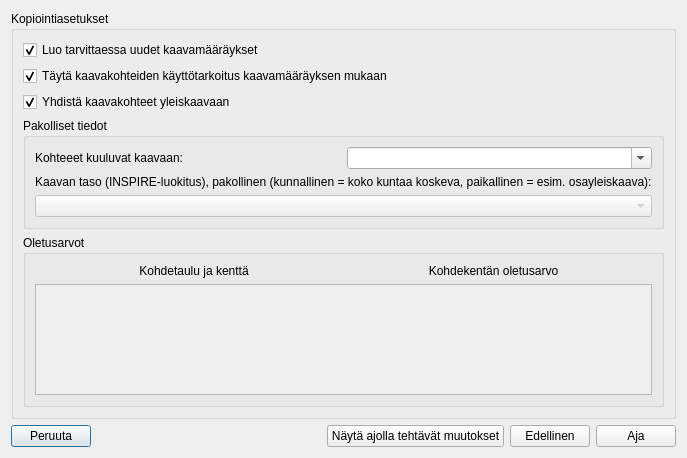
<?xml version="1.0" encoding="UTF-8"?>
<ui version="4.0">
 <class>DialogCopySettings</class>
 <widget class="QDialog" name="DialogCopySettings">
  <property name="geometry">
   <rect>
    <x>0</x>
    <y>0</y>
    <width>467</width>
    <height>458</height>
   </rect>
  </property>
  <property name="windowTitle">
   <string>Kopioi lähdeaineistoa tietokantaan (vaihe 3/3)</string>
  </property>
  <layout class="QVBoxLayout" name="verticalLayout">
   <item>
    <widget class="QGroupBox" name="groupBox">
     <property name="title">
      <string>Kopiointiasetukset</string>
     </property>
     <layout class="QVBoxLayout" name="verticalLayout_2">
      <item>
       <widget class="QCheckBox" name="checkBoxCreateRegulations">
        <property name="text">
         <string>Luo tarvittaessa uudet kaavamääräykset</string>
        </property>
        <property name="checked">
         <bool>true</bool>
        </property>
       </widget>
      </item>
      <item>
       <widget class="QCheckBox" name="checkBoxFillLandUseClassificationWithRegulation">
        <property name="text">
         <string>Täytä kaavakohteiden käyttötarkoitus kaavamääräyksen mukaan</string>
        </property>
        <property name="checked">
         <bool>true</bool>
        </property>
       </widget>
      </item>
      <item>
       <widget class="QCheckBox" name="checkBoxLinkToSpatialPlan">
        <property name="text">
         <string>Yhdistä kaavakohteet yleiskaavaan</string>
        </property>
        <property name="checked">
         <bool>true</bool>
        </property>
       </widget>
      </item>
      <item>
       <widget class="QGroupBox" name="groupBox_2">
        <property name="enabled">
         <bool>true</bool>
        </property>
        <property name="title">
         <string>Pakolliset tiedot</string>
        </property>
        <layout class="QGridLayout" name="gridLayout">
         <item row="0" column="0">
          <widget class="QLabel" name="label">
           <property name="text">
            <string>Kohteeet kuuluvat kaavaan:</string>
           </property>
          </widget>
         </item>
         <item row="0" column="1">
          <widget class="QComboBox" name="comboBoxSpatialPlanName">
           <property name="enabled">
            <bool>true</bool>
           </property>
           <property name="editable">
            <bool>true</bool>
           </property>
          </widget>
         </item>
         <item row="1" column="0" colspan="2">
          <widget class="QLabel" name="label_2">
           <property name="text">
            <string>Kaavan taso (INSPIRE-luokitus), pakollinen (kunnallinen = koko kuntaa koskeva, paikallinen = esim. osayleiskaava):</string>
           </property>
          </widget>
         </item>
         <item row="2" column="0" colspan="2">
          <widget class="QComboBox" name="comboBoxLevelOfSpatialPlan">
           <property name="enabled">
            <bool>false</bool>
           </property>
           <property name="editable">
            <bool>false</bool>
           </property>
          </widget>
         </item>
        </layout>
       </widget>
      </item>
      <item>
       <widget class="QGroupBox" name="groupBox_3">
        <property name="title">
         <string>Oletusarvot</string>
        </property>
        <layout class="QVBoxLayout" name="verticalLayout_3">
         <item>
          <layout class="QHBoxLayout" name="horizontalLayout_2">
           <property name="leftMargin">
            <number>12</number>
           </property>
           <property name="rightMargin">
            <number>12</number>
           </property>
           <item>
            <widget class="QLabel" name="label_3">
             <property name="text">
              <string>Kohdetaulu ja kenttä</string>
             </property>
             <property name="alignment">
              <set>Qt::AlignCenter</set>
             </property>
            </widget>
           </item>
           <item>
            <widget class="QLabel" name="label_4">
             <property name="text">
              <string>Kohdekentän oletusarvo</string>
             </property>
             <property name="alignment">
              <set>Qt::AlignCenter</set>
             </property>
            </widget>
           </item>
          </layout>
         </item>
         <item>
          <widget class="QScrollArea" name="scrollArea">
           <property name="widgetResizable">
            <bool>true</bool>
           </property>
           <widget class="QWidget" name="scrollAreaWidgetContents">
            <property name="geometry">
             <rect>
              <x>0</x>
              <y>0</y>
              <width>425</width>
              <height>216</height>
             </rect>
            </property>
            <layout class="QVBoxLayout" name="verticalLayout_4">
             <item>
              <layout class="QGridLayout" name="gridLayoutDefaultFieldValues"/>
             </item>
            </layout>
           </widget>
          </widget>
         </item>
        </layout>
       </widget>
      </item>
     </layout>
     <zorder>groupBox_2</zorder>
     <zorder>checkBoxCreateRegulations</zorder>
     <zorder>groupBox_3</zorder>
     <zorder>checkBoxFillLandUseClassificationWithRegulation</zorder>
     <zorder>checkBoxLinkToSpatialPlan</zorder>
    </widget>
   </item>
   <item>
    <layout class="QHBoxLayout" name="horizontalLayout">
     <item>
      <widget class="QPushButton" name="pushButtonCancel">
       <property name="text">
        <string>Peruuta</string>
       </property>
      </widget>
     </item>
     <item>
      <spacer name="horizontalSpacer">
       <property name="orientation">
        <enum>Qt::Horizontal</enum>
       </property>
       <property name="sizeHint" stdset="0">
        <size>
         <width>40</width>
         <height>20</height>
        </size>
       </property>
      </spacer>
     </item>
     <item>
      <widget class="QPushButton" name="pushButtonShowCopyActions">
       <property name="text">
        <string>Näytä ajolla tehtävät muutokset</string>
       </property>
      </widget>
     </item>
     <item>
      <widget class="QPushButton" name="pushButtonPrevious">
       <property name="text">
        <string>Edellinen</string>
       </property>
      </widget>
     </item>
     <item>
      <widget class="QPushButton" name="pushButtonRun">
       <property name="text">
        <string>Aja</string>
       </property>
      </widget>
     </item>
    </layout>
   </item>
  </layout>
 </widget>
 <resources/>
 <connections/>
</ui>
